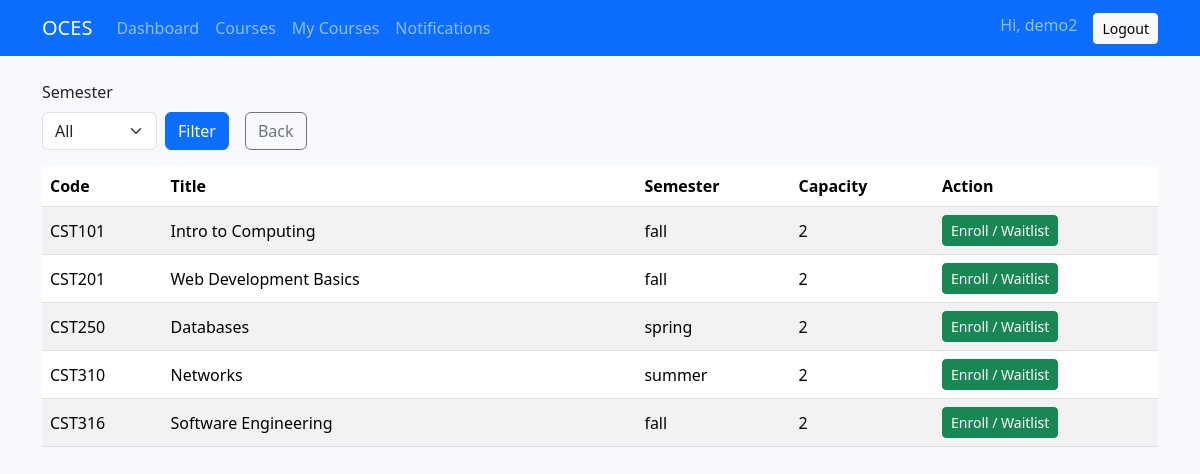
Page /list_courses.php (signed in) on the committed database.
### tables this page shows
CREATE TABLE courses (
  id INT AUTO_INCREMENT PRIMARY KEY,
  code VARCHAR(20) NOT NULL,
  title VARCHAR(255) NOT NULL,
  semester ENUM('spring','summer','fall') NOT NULL,
  capacity INT NOT NULL,
  created_at TIMESTAMP NOT NULL DEFAULT CURRENT_TIMESTAMP,
  UNIQUE KEY uk_courses_code_sem (code, semester)
);

### list_courses.php (the view, shortened to what this page needs)
<?php
require_once __DIR__ . '/db.php';
require_once __DIR__ . '/layout.php';
$semester = $_GET['semester'] ?? '';
if ($semester) {
    $stmt = $mysqli->prepare("SELECT id AS course_id, code, title, semester, capacity FROM courses WHERE semester=? ORDER BY code");
    $stmt->bind_param('s', $semester); $stmt->execute();
    $courses = $stmt->get_result();
} else {
    $courses = $mysqli->query("SELECT id AS course_id, code, title, semester, capacity FROM courses ORDER BY code");
}
?>
<div class="d-flex align-items-end gap-3 mb-3">
  <form method="get" class="d-flex gap-2 flex-wrap">
    <div>
      <label class="form-label">Semester</label>
      <select class="form-select" name="semester">
        <option value="">All</option>
      </select>
    </div>
    <button class="btn btn-primary align-self-end" type="submit">Filter</button>
  </form>
  <a class="btn btn-outline-secondary align-self-end" href="dashboard.php">Back</a>
</div>
<table class="table table-striped">
  <thead><tr><th>Code</th><th>Title</th><th>Semester</th><th>Capacity</th><th>Action</th></tr></thead>
  <tbody>
  <?php while($c = $courses->fetch_assoc()): ?>
    <tr>
      <td><?php echo htmlspecialchars($c['code']); ?></td>
      <td class="min-w-280"><?php echo htmlspecialchars($c['title']); ?></td>
      <td><?php echo htmlspecialchars($c['semester']); ?></td>
      <td><?php echo (int)$c['capacity']; ?></td>
      <td>
        <form method="post" action="register_course.php" class="d-inline">
          <button class="btn btn-sm btn-success" type="submit">Enroll / Waitlist</button>
        </form>
      </td>
    </tr>
  <?php endwhile; ?>
  </tbody>
</table>

### style.css (style rules this page uses)
body { background: #f7f9fc; }
.table td, .table th { vertical-align: middle; }
.form-control, .form-select { max-width: 420px; }
.min-w-280 { min-width: 280px; }

### rows in the picture
courses: code "CST101", title "Intro to Computing", semester "fall", capacity "2"
courses: code "CST201", title "Web Development Basics", semester "fall", capacity "2"
courses: code "CST250", title "Databases", semester "spring", capacity "2"
courses: code "CST310", title "Networks", semester "summer", capacity "2"
courses: code "CST316", title "Software Engineering", semester "fall", capacity "2"

### other values in the picture
$safe "demo2"
